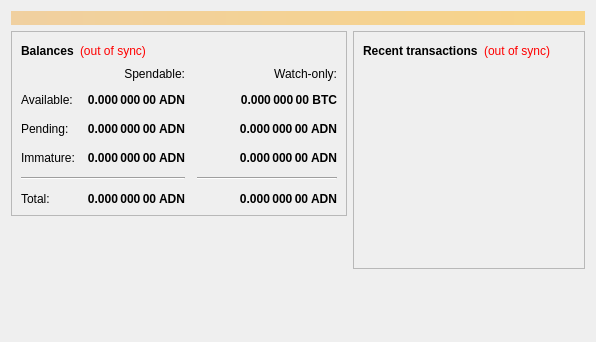
<?xml version="1.0" encoding="UTF-8"?>
<ui version="4.0">
 <class>OverviewPage</class>
 <widget class="QWidget" name="OverviewPage">
  <property name="geometry">
   <rect>
    <x>0</x>
    <y>0</y>
    <width>596</width>
    <height>342</height>
   </rect>
  </property>
  <property name="windowTitle">
   <string>Form</string>
  </property>
  <layout class="QVBoxLayout" name="topLayout">
   <item>
    <widget class="QLabel" name="labelAlerts">
     <property name="visible">
      <bool>false</bool>
     </property>
     <property name="styleSheet">
      <string notr="true">background-color: qlineargradient(x1: 0, y1: 0, x2: 1, y2: 0, stop:0 #F0D0A0, stop:1 #F8D488); color:#000000;</string>
     </property>
     <property name="wordWrap">
      <bool>true</bool>
     </property>
     <property name="margin">
      <number>3</number>
     </property>
    </widget>
   </item>
   <item>
    <layout class="QHBoxLayout" name="horizontalLayout" stretch="1,1">
     <item>
      <layout class="QVBoxLayout" name="verticalLayout_2">
       <item>
        <widget class="QFrame" name="frame">
         <property name="frameShape">
          <enum>QFrame::StyledPanel</enum>
         </property>
         <property name="frameShadow">
          <enum>QFrame::Raised</enum>
         </property>
         <layout class="QVBoxLayout" name="verticalLayout_4">
          <item>
           <layout class="QHBoxLayout" name="horizontalLayout_4">
            <item>
             <widget class="QLabel" name="label_5">
              <property name="font">
               <font>
                <weight>75</weight>
                <bold>true</bold>
               </font>
              </property>
              <property name="text">
               <string>Balances</string>
              </property>
             </widget>
            </item>
            <item>
             <widget class="QLabel" name="labelWalletStatus">
              <property name="cursor">
               <cursorShape>WhatsThisCursor</cursorShape>
              </property>
              <property name="toolTip">
               <string>The displayed information may be out of date. Your wallet automatically synchronizes with the Aiden network after a connection is established, but this process has not completed yet.</string>
              </property>
              <property name="styleSheet">
               <string notr="true">QLabel { color: red; }</string>
              </property>
              <property name="text">
               <string notr="true">(out of sync)</string>
              </property>
              <property name="alignment">
               <set>Qt::AlignLeading|Qt::AlignLeft|Qt::AlignVCenter</set>
              </property>
             </widget>
            </item>
            <item>
             <spacer name="horizontalSpacer_3">
              <property name="orientation">
               <enum>Qt::Horizontal</enum>
              </property>
              <property name="sizeHint" stdset="0">
               <size>
                <width>40</width>
                <height>20</height>
               </size>
              </property>
             </spacer>
            </item>
           </layout>
          </item>
          <item>
           <layout class="QGridLayout" name="gridLayout">
            <property name="spacing">
             <number>12</number>
            </property>
            <item row="2" column="2">
             <widget class="QLabel" name="labelWatchPending">
              <property name="font">
               <font>
                <weight>75</weight>
                <bold>true</bold>
               </font>
              </property>
              <property name="cursor">
               <cursorShape>IBeamCursor</cursorShape>
              </property>
              <property name="toolTip">
               <string>Unconfirmed transactions to watch-only addresses</string>
              </property>
              <property name="text">
               <string notr="true">0.000 000 00 ADN</string>
              </property>
              <property name="alignment">
               <set>Qt::AlignRight|Qt::AlignTrailing|Qt::AlignVCenter</set>
              </property>
              <property name="textInteractionFlags">
               <set>Qt::LinksAccessibleByMouse|Qt::TextSelectableByKeyboard|Qt::TextSelectableByMouse</set>
              </property>
             </widget>
            </item>
            <item row="2" column="1">
             <widget class="QLabel" name="labelUnconfirmed">
              <property name="font">
               <font>
                <weight>75</weight>
                <bold>true</bold>
               </font>
              </property>
              <property name="cursor">
               <cursorShape>IBeamCursor</cursorShape>
              </property>
              <property name="toolTip">
               <string>Total of transactions that have yet to be confirmed, and do not yet count toward the spendable balance</string>
              </property>
              <property name="text">
               <string notr="true">0.000 000 00 ADN</string>
              </property>
              <property name="alignment">
               <set>Qt::AlignRight|Qt::AlignTrailing|Qt::AlignVCenter</set>
              </property>
              <property name="textInteractionFlags">
               <set>Qt::LinksAccessibleByMouse|Qt::TextSelectableByKeyboard|Qt::TextSelectableByMouse</set>
              </property>
             </widget>
            </item>
            <item row="3" column="2">
             <widget class="QLabel" name="labelWatchImmature">
              <property name="font">
               <font>
                <weight>75</weight>
                <bold>true</bold>
               </font>
              </property>
              <property name="cursor">
               <cursorShape>IBeamCursor</cursorShape>
              </property>
              <property name="toolTip">
               <string>Mined balance in watch-only addresses that has not yet matured</string>
              </property>
              <property name="text">
               <string notr="true">0.000 000 00 ADN</string>
              </property>
              <property name="alignment">
               <set>Qt::AlignRight|Qt::AlignTrailing|Qt::AlignVCenter</set>
              </property>
              <property name="textInteractionFlags">
               <set>Qt::LinksAccessibleByMouse|Qt::TextSelectableByKeyboard|Qt::TextSelectableByMouse</set>
              </property>
             </widget>
            </item>
            <item row="4" column="0" colspan="2">
             <widget class="Line" name="line">
              <property name="orientation">
               <enum>Qt::Horizontal</enum>
              </property>
             </widget>
            </item>
            <item row="4" column="2">
             <widget class="Line" name="lineWatchBalance">
              <property name="sizePolicy">
               <sizepolicy hsizetype="Preferred" vsizetype="Fixed">
                <horstretch>0</horstretch>
                <verstretch>0</verstretch>
               </sizepolicy>
              </property>
              <property name="minimumSize">
               <size>
                <width>140</width>
                <height>0</height>
               </size>
              </property>
              <property name="orientation">
               <enum>Qt::Horizontal</enum>
              </property>
             </widget>
            </item>
            <item row="5" column="0">
             <widget class="QLabel" name="labelTotalText">
              <property name="text">
               <string>Total:</string>
              </property>
             </widget>
            </item>
            <item row="3" column="1">
             <widget class="QLabel" name="labelImmature">
              <property name="font">
               <font>
                <weight>75</weight>
                <bold>true</bold>
               </font>
              </property>
              <property name="cursor">
               <cursorShape>IBeamCursor</cursorShape>
              </property>
              <property name="toolTip">
               <string>Mined balance that has not yet matured</string>
              </property>
              <property name="text">
               <string notr="true">0.000 000 00 ADN</string>
              </property>
              <property name="alignment">
               <set>Qt::AlignRight|Qt::AlignTrailing|Qt::AlignVCenter</set>
              </property>
              <property name="textInteractionFlags">
               <set>Qt::LinksAccessibleByMouse|Qt::TextSelectableByKeyboard|Qt::TextSelectableByMouse</set>
              </property>
             </widget>
            </item>
            <item row="2" column="3">
             <spacer name="horizontalSpacer_2">
              <property name="orientation">
               <enum>Qt::Horizontal</enum>
              </property>
              <property name="sizeHint" stdset="0">
               <size>
                <width>40</width>
                <height>20</height>
               </size>
              </property>
             </spacer>
            </item>
            <item row="3" column="0">
             <widget class="QLabel" name="labelImmatureText">
              <property name="text">
               <string>Immature:</string>
              </property>
             </widget>
            </item>
            <item row="5" column="1">
             <widget class="QLabel" name="labelTotal">
              <property name="font">
               <font>
                <weight>75</weight>
                <bold>true</bold>
               </font>
              </property>
              <property name="cursor">
               <cursorShape>IBeamCursor</cursorShape>
              </property>
              <property name="toolTip">
               <string>Your current total balance</string>
              </property>
              <property name="text">
               <string notr="true">0.000 000 00 ADN</string>
              </property>
              <property name="alignment">
               <set>Qt::AlignRight|Qt::AlignTrailing|Qt::AlignVCenter</set>
              </property>
              <property name="textInteractionFlags">
               <set>Qt::LinksAccessibleByMouse|Qt::TextSelectableByKeyboard|Qt::TextSelectableByMouse</set>
              </property>
             </widget>
            </item>
            <item row="5" column="2">
             <widget class="QLabel" name="labelWatchTotal">
              <property name="font">
               <font>
                <weight>75</weight>
                <bold>true</bold>
               </font>
              </property>
              <property name="cursor">
               <cursorShape>IBeamCursor</cursorShape>
              </property>
              <property name="toolTip">
               <string>Current total balance in watch-only addresses</string>
              </property>
              <property name="text">
               <string notr="true">0.000 000 00 ADN</string>
              </property>
              <property name="alignment">
               <set>Qt::AlignRight|Qt::AlignTrailing|Qt::AlignVCenter</set>
              </property>
              <property name="textInteractionFlags">
               <set>Qt::LinksAccessibleByMouse|Qt::TextSelectableByKeyboard|Qt::TextSelectableByMouse</set>
              </property>
             </widget>
            </item>
            <item row="0" column="2">
             <widget class="QLabel" name="labelWatchonly">
              <property name="text">
               <string>Watch-only:</string>
              </property>
              <property name="alignment">
               <set>Qt::AlignRight|Qt::AlignTrailing|Qt::AlignVCenter</set>
              </property>
             </widget>
            </item>
            <item row="1" column="0">
             <widget class="QLabel" name="labelBalanceText">
              <property name="text">
               <string>Available:</string>
              </property>
             </widget>
            </item>
            <item row="1" column="1">
             <widget class="QLabel" name="labelBalance">
              <property name="font">
               <font>
                <weight>75</weight>
                <bold>true</bold>
               </font>
              </property>
              <property name="cursor">
               <cursorShape>IBeamCursor</cursorShape>
              </property>
              <property name="toolTip">
               <string>Your current spendable balance</string>
              </property>
              <property name="text">
               <string notr="true">0.000 000 00 ADN</string>
              </property>
              <property name="alignment">
               <set>Qt::AlignRight|Qt::AlignTrailing|Qt::AlignVCenter</set>
              </property>
              <property name="textInteractionFlags">
               <set>Qt::LinksAccessibleByMouse|Qt::TextSelectableByKeyboard|Qt::TextSelectableByMouse</set>
              </property>
             </widget>
            </item>
            <item row="1" column="2">
             <widget class="QLabel" name="labelWatchAvailable">
              <property name="font">
               <font>
                <weight>75</weight>
                <bold>true</bold>
               </font>
              </property>
              <property name="cursor">
               <cursorShape>IBeamCursor</cursorShape>
              </property>
              <property name="toolTip">
               <string>Your current balance in watch-only addresses</string>
              </property>
              <property name="text">
               <string notr="true">0.000 000 00 BTC</string>
              </property>
              <property name="alignment">
               <set>Qt::AlignRight|Qt::AlignTrailing|Qt::AlignVCenter</set>
              </property>
              <property name="textInteractionFlags">
               <set>Qt::LinksAccessibleByMouse|Qt::TextSelectableByKeyboard|Qt::TextSelectableByMouse</set>
              </property>
             </widget>
            </item>
            <item row="2" column="0">
             <widget class="QLabel" name="labelPendingText">
              <property name="text">
               <string>Pending:</string>
              </property>
             </widget>
            </item>
            <item row="0" column="1">
             <widget class="QLabel" name="labelSpendable">
              <property name="text">
               <string>Spendable:</string>
              </property>
              <property name="alignment">
               <set>Qt::AlignRight|Qt::AlignTrailing|Qt::AlignVCenter</set>
              </property>
             </widget>
            </item>
           </layout>
          </item>
         </layout>
        </widget>
       </item>
       <item>
        <spacer name="verticalSpacer">
         <property name="orientation">
          <enum>Qt::Vertical</enum>
         </property>
         <property name="sizeHint" stdset="0">
          <size>
           <width>20</width>
           <height>40</height>
          </size>
         </property>
        </spacer>
       </item>
      </layout>
     </item>
     <item>
      <layout class="QVBoxLayout" name="verticalLayout_3">
       <item>
        <widget class="QFrame" name="frame_2">
         <property name="frameShape">
          <enum>QFrame::StyledPanel</enum>
         </property>
         <property name="frameShadow">
          <enum>QFrame::Raised</enum>
         </property>
         <layout class="QVBoxLayout" name="verticalLayout">
          <item>
           <layout class="QHBoxLayout" name="horizontalLayout_2">
            <item>
             <widget class="QLabel" name="label_4">
              <property name="font">
               <font>
                <weight>75</weight>
                <bold>true</bold>
               </font>
              </property>
              <property name="text">
               <string>Recent transactions</string>
              </property>
             </widget>
            </item>
            <item>
             <widget class="QLabel" name="labelTransactionsStatus">
              <property name="cursor">
               <cursorShape>WhatsThisCursor</cursorShape>
              </property>
              <property name="toolTip">
               <string>The displayed information may be out of date. Your wallet automatically synchronizes with the Aiden network after a connection is established, but this process has not completed yet.</string>
              </property>
              <property name="styleSheet">
               <string notr="true">QLabel { color: red; }</string>
              </property>
              <property name="text">
               <string notr="true">(out of sync)</string>
              </property>
              <property name="alignment">
               <set>Qt::AlignRight|Qt::AlignTrailing|Qt::AlignVCenter</set>
              </property>
             </widget>
            </item>
            <item>
             <spacer name="horizontalSpacer">
              <property name="orientation">
               <enum>Qt::Horizontal</enum>
              </property>
              <property name="sizeHint" stdset="0">
               <size>
                <width>40</width>
                <height>20</height>
               </size>
              </property>
             </spacer>
            </item>
           </layout>
          </item>
          <item>
           <widget class="QListView" name="listTransactions">
            <property name="styleSheet">
             <string notr="true">QListView { background: transparent; }</string>
            </property>
            <property name="frameShape">
             <enum>QFrame::NoFrame</enum>
            </property>
            <property name="verticalScrollBarPolicy">
             <enum>Qt::ScrollBarAlwaysOff</enum>
            </property>
            <property name="horizontalScrollBarPolicy">
             <enum>Qt::ScrollBarAlwaysOff</enum>
            </property>
            <property name="selectionMode">
             <enum>QAbstractItemView::NoSelection</enum>
            </property>
           </widget>
          </item>
         </layout>
        </widget>
       </item>
       <item>
        <spacer name="verticalSpacer_2">
         <property name="orientation">
          <enum>Qt::Vertical</enum>
         </property>
         <property name="sizeHint" stdset="0">
          <size>
           <width>20</width>
           <height>40</height>
          </size>
         </property>
        </spacer>
       </item>
      </layout>
     </item>
    </layout>
   </item>
  </layout>
 </widget>
 <resources/>
 <connections/>
</ui>
